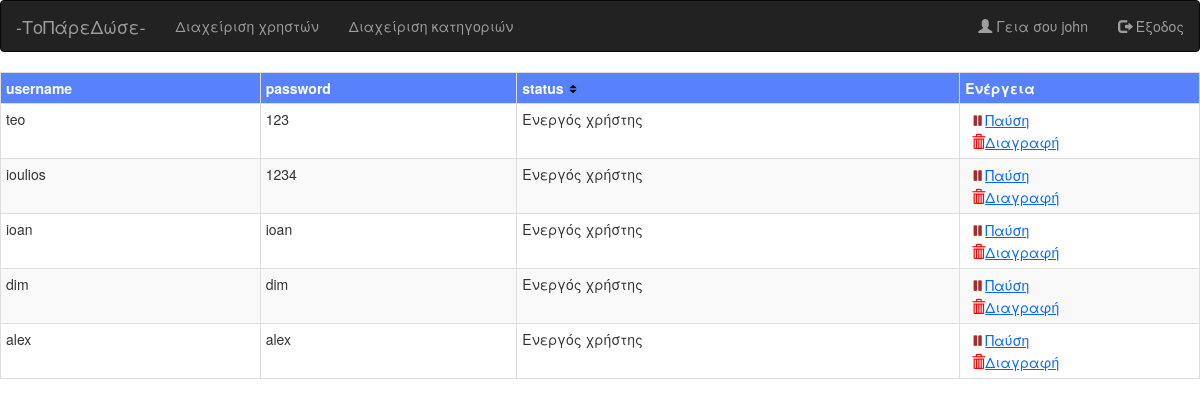
Page /e-commerce/moderator/moderator.php?option=users (signed in) on the committed database.
### tables this page shows
CREATE TABLE `users` (
  `u_id` int(4) NOT NULL,
  `username` varchar(15) NOT NULL,
  `password` varchar(20) NOT NULL,
  `email` varchar(30) NOT NULL,
  `fname` varchar(20) NOT NULL,
  `sname` varchar(20) NOT NULL,
  `address` varchar(30) NOT NULL,
  `zipcode` int(5) NOT NULL,
  `city` varchar(20) NOT NULL,
  `status` int(1) NOT NULL
);

### e-commerce/moderator/moderator.php (the view, shortened to what this page needs)
<!DOCTYPE html>
<html>
<head>
	<link rel="stylesheet" href="https://maxcdn.bootstrapcdn.com/bootstrap/3.3.7/css/bootstrap.min.css">
</head>
<body>
<nav class="navbar navbar-inverse">
	<div class="container-fluid">
		<div class="navbar-header">
			<a class="navbar-brand">-ΤοΠάρεΔώσε-</a>
		</div>
		<ul class="nav navbar-nav">
			<li><a href="?option=users">Διαχείριση χρηστών</a></li>
			<li><a href="?option=categories">Διαχείριση κατηγοριών</a></li>
		</ul>
		<ul class="nav navbar-nav navbar-right">
			<li><a><span class="glyphicon glyphicon-user"></span> Γεια σου <?php session_start(); echo $_SESSION['moderator']?></a></li>
			<li><a href="logout.php"><span class="glyphicon glyphicon-log-out"></span> Έξοδος</a></li>
		</ul>
	</div>
</nav>
<?php
if($_GET['option'] == 'users') users();
function users() {
	include '../db_connection.php';
	$sort = 0;
	if (isset($_POST['sort'])) {
		$sort = 1;
		$show_users = mysqli_query($connection, "SELECT username, password, status FROM users ORDER BY status");
	}
	else if (isset($_POST['sort_desc'])) {
		$sort = 2;
		$show_users = mysqli_query($connection, "SELECT username, password, status FROM users ORDER BY status DESC");
	}
	else
		$show_users = mysqli_query($connection, "SELECT username, password, status FROM users");
	$n = mysqli_num_fields($show_users);
	echo '<table class="table table-striped table-bordered table-hover table-condensed">';
	if ($sort == 0) {
		echo '<th>username</th><th>password</th><form method="post" action=""><th>status
		      <input type="image" name="sort" src="images/sort.png" value="status" height="10" width="10">
	          </th></form><th>Ενέργεια</th>';
	}
	while ($row = mysqli_fetch_array($show_users)) {
		echo '<tr>';
		if ($row[2] == 0) $row[2] = 'Αίτημα εγγραφής';
		else if ($row[2] == 1) $row[2] = 'Ενεργός χρήστης';
		else $row[2] = 'Παύση χρήστη';
		for ($i=0; $i<$n; $i++) {
			echo '<td>' . $row[$i] . '</td>';
		}
		echo '<td style="width:20%"><form method="post" action="">';
		if ($row['status'] == 0) {
			echo '<button type="submit" name="accept" id="linkButton" value="'.$row['username'].'"><span class="glyphicon glyphicon-ok" style="color:green"></span>Αποδοχή</button>';
		}
		else if ($row['status'] == 1) {
			echo '<button type="submit" name="pause" id="linkButton" value="'.$row['username'].'"><span class="glyphicon glyphicon-pause" style="color:brown"></span>Παύση</button><br>
			      <button type="submit" name="delete" id="linkButton" value="'.$row['username'].'"><span class="glyphicon glyphicon-trash" style="color:red"></span>Διαγραφή</button>';
		}
		echo '</form></td></tr>';
	}
	echo '</table>';
}
?>
</body>
</html>

### e-commerce/moderator/moderator.php (style rules this page uses)
table th { background-color:#5882FA; color:white; }
#linkButton { background:none; border:none; color:#0066ff; text-decoration:underline; cursor:pointer; }

### rows in the picture
users: username "teo", password "123", i "Ενεργός χρήστης"
users: username "ioulios", password "1234", i "Ενεργός χρήστης"
users: username "ioan", password "ioan", i "Ενεργός χρήστης"
users: username "dim", password "dim", i "Ενεργός χρήστης"
users: username "alex", password "alex", i "Ενεργός χρήστης"

### other values in the picture
$_SESSION['moderator'] "john"
